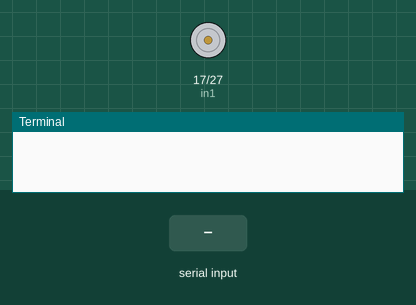
A program run on a simulated Raspberry Pi (BCM pin numbers). Parts: motor-driver pin pairs drawn as motors (green arrow = first pin HIGH = forward, orange = second pin HIGH = backward, longer = more drive, scaled by the enable pin), the last lines printed to the terminal. The inputs (shaded band) are chosen by the test bench. At 4.3 s the program stops and its outputs stay as they are.

Above: at 1.2 s.
1.3 s: "s" typed at the terminal, then Enter
At 2.0 s:
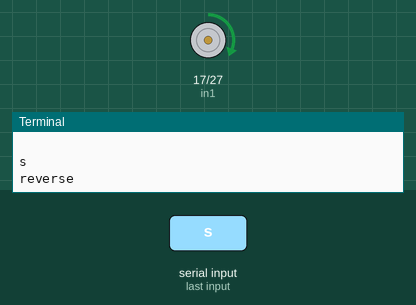
2.8 s: "w" typed at the terminal, then Enter
At 3.2 s:
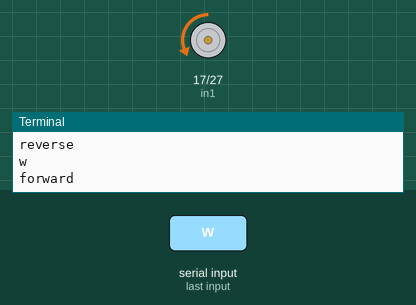
4.3 s: "e" typed at the terminal, then Enter
At 5.5 s:
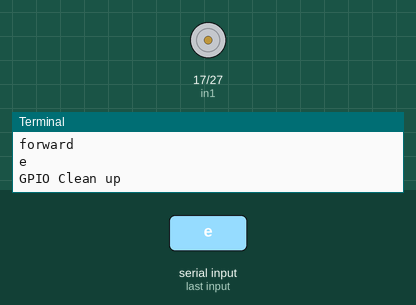
Timing chart, 0 to 5.8 s (numbered marks = the images above; inputs shaded):
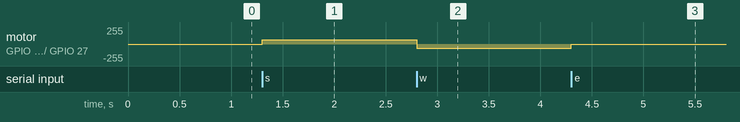

The program:

moter.py
```python
# Python Script
# https://www.electronicshub.org/raspberry-pi-l298n-interface-tutorial-control-dc-motor-l298n-raspberry-pi/

import RPi.GPIO as GPIO
from time import sleep

in1 = 17
in2 = 27
en = 22


GPIO.setmode(GPIO.BCM)
GPIO.setup(in1,GPIO.OUT)
GPIO.setup(in2,GPIO.OUT)
GPIO.setup(en,GPIO.OUT)
GPIO.output(in1,GPIO.LOW)
GPIO.output(in2,GPIO.LOW)

p=GPIO.PWM(en,1000)

p.start(25)
print("\n")
print("The default speed & direction of motor is LOW & Forward.....")
print("r-run s-stop f-forward b-backward l-low m-medium h-high e-exit")
print("\n")

while(1):


    x=input()


    if x=='f':

        print("stop")
        GPIO.output(in1,GPIO.LOW)
        GPIO.output(in2,GPIO.LOW)


    elif x=='s':
        print("reverse")
        GPIO.output(in1,GPIO.HIGH)
        GPIO.output(in2,GPIO.LOW)
        temp1=1


    elif x=='w':
        print("forward")
        GPIO.output(in1,GPIO.LOW)
        GPIO.output(in2,GPIO.HIGH)
        temp1=0


    elif x=='e':
        GPIO.cleanup()
        print("GPIO Clean up")
        break

    else:
        print("<<<  wrong data  >>>")
        print("please enter the defined data to continue.....")
```

Measured:
- after the input at 1.3 s, motor on GPIO 17 (in1) / GPIO 27 (in2): stopped → forward 64/255 at once
- after the input at 2.8 s, motor on GPIO 17 (in1) / GPIO 27 (in2): forward 64/255 → backward 64/255 at once
- after the input at 4.3 s, motor on GPIO 17 (in1) / GPIO 27 (in2): backward 64/255 → stopped at once
